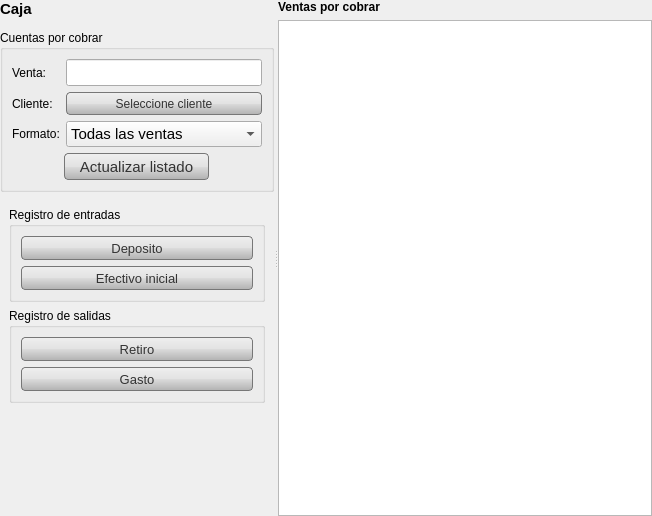
<?xml version="1.0" encoding="UTF-8"?>
<ui version="4.0">
 <class>Form</class>
 <widget class="QWidget" name="Form">
  <property name="geometry">
   <rect>
    <x>0</x>
    <y>0</y>
    <width>652</width>
    <height>516</height>
   </rect>
  </property>
  <property name="windowTitle">
   <string>Form</string>
  </property>
  <layout class="QVBoxLayout" name="verticalLayout_8">
   <property name="spacing">
    <number>0</number>
   </property>
   <property name="margin">
    <number>0</number>
   </property>
   <item>
    <widget class="QSplitter" name="splitter">
     <property name="orientation">
      <enum>Qt::Horizontal</enum>
     </property>
     <widget class="QWidget" name="widget" native="true">
      <property name="maximumSize">
       <size>
        <width>300</width>
        <height>16777215</height>
       </size>
      </property>
      <property name="styleSheet">
       <string notr="true">QToolButton, QPushButton{
	background-color: qlineargradient(spread:pad, x1:0, y1:0, x2:0, y2:1, stop:0 rgba(239, 239, 239, 255), stop:0.5 rgba(226, 226, 226, 255), stop:0.509091 rgba(219, 219, 219, 255), stop:0.986364 rgba(179, 179, 179, 255), stop:1 rgba(207, 228, 255, 255));
border-radius:4px;border:1px solid #777; padding:2 9 2 9;color:#333;
}
QPushButton::pressed,QToolButton::pressed{
color:#fff;
	background-color: qlineargradient(spread:reflect, x1:1, y1:1, x2:1, y2:0, stop:0 rgba(0, 66, 255, 255), stop:1 rgba(0, 107, 227, 255));

}</string>
      </property>
      <layout class="QVBoxLayout" name="verticalLayout_2">
       <item>
        <widget class="QLabel" name="titulo">
         <property name="sizePolicy">
          <sizepolicy hsizetype="Expanding" vsizetype="Fixed">
           <horstretch>0</horstretch>
           <verstretch>0</verstretch>
          </sizepolicy>
         </property>
         <property name="font">
          <font>
           <pointsize>11</pointsize>
           <weight>75</weight>
           <bold>true</bold>
          </font>
         </property>
         <property name="text">
          <string>Caja</string>
         </property>
         <property name="margin">
          <number>5</number>
         </property>
        </widget>
       </item>
       <item>
        <widget class="QWidget" name="top" native="true">
         <property name="sizePolicy">
          <sizepolicy hsizetype="Preferred" vsizetype="Fixed">
           <horstretch>0</horstretch>
           <verstretch>0</verstretch>
          </sizepolicy>
         </property>
         <layout class="QVBoxLayout" name="verticalLayout_3">
          <property name="leftMargin">
           <number>5</number>
          </property>
          <property name="topMargin">
           <number>0</number>
          </property>
          <property name="bottomMargin">
           <number>0</number>
          </property>
         </layout>
        </widget>
       </item>
       <item>
        <widget class="QGroupBox" name="groupBox_3">
         <property name="title">
          <string>Cuentas por cobrar</string>
         </property>
         <layout class="QVBoxLayout" name="verticalLayout_6">
          <item>
           <layout class="QGridLayout" name="gridLayout">
            <item row="0" column="0">
             <widget class="QLabel" name="label_2">
              <property name="text">
               <string>Venta:</string>
              </property>
             </widget>
            </item>
            <item row="0" column="1">
             <widget class="QLineEdit" name="leNumero">
              <property name="font">
               <font>
                <pointsize>12</pointsize>
               </font>
              </property>
             </widget>
            </item>
            <item row="2" column="1">
             <widget class="QComboBox" name="cbTipo">
              <property name="sizePolicy">
               <sizepolicy hsizetype="Preferred" vsizetype="Preferred">
                <horstretch>0</horstretch>
                <verstretch>0</verstretch>
               </sizepolicy>
              </property>
              <property name="font">
               <font>
                <pointsize>11</pointsize>
               </font>
              </property>
              <property name="toolTip">
               <string>Muestra la tabla de notas y/o facturas sin pagar del dia en curso.</string>
              </property>
              <property name="styleSheet">
               <string notr="true"/>
              </property>
              <property name="currentIndex">
               <number>0</number>
              </property>
              <item>
               <property name="text">
                <string>Todas las ventas</string>
               </property>
              </item>
              <item>
               <property name="text">
                <string>Notas</string>
               </property>
              </item>
              <item>
               <property name="text">
                <string>Facturas</string>
               </property>
              </item>
             </widget>
            </item>
            <item row="1" column="0">
             <widget class="QLabel" name="label_3">
              <property name="text">
               <string>Cliente:</string>
              </property>
             </widget>
            </item>
            <item row="2" column="0">
             <widget class="QLabel" name="label">
              <property name="text">
               <string>Formato:</string>
              </property>
             </widget>
            </item>
            <item row="1" column="1">
             <widget class="QToolButton" name="tbScliente">
              <property name="sizePolicy">
               <sizepolicy hsizetype="Expanding" vsizetype="Fixed">
                <horstretch>0</horstretch>
                <verstretch>0</verstretch>
               </sizepolicy>
              </property>
              <property name="toolTip">
               <string>Selecciona un cliente para mostrar el historial de 
ventas en credito de ese cliente en particular.</string>
              </property>
              <property name="text">
               <string>Seleccione cliente</string>
              </property>
              <property name="icon">
               <iconset resource="../../icons.qrc">
                <normaloff>:/actions/images/actions/color_18/user_woman.png</normaloff>:/actions/images/actions/color_18/user_woman.png</iconset>
              </property>
              <property name="toolButtonStyle">
               <enum>Qt::ToolButtonTextBesideIcon</enum>
              </property>
             </widget>
            </item>
           </layout>
          </item>
          <item>
           <layout class="QHBoxLayout" name="horizontalLayout">
            <item>
             <widget class="QToolButton" name="ncactualizar">
              <property name="font">
               <font>
                <pointsize>11</pointsize>
               </font>
              </property>
              <property name="styleSheet">
               <string notr="true">QPushButton{background-color: qlineargradient(spread:pad, x1:1, y1:1, x2:1, y2:0, stop:0 rgba(137, 137, 137, 255), stop:0.0545455 rgba(156, 156, 156, 255), stop:1 rgba(191, 191, 191, 255));border:1.3px solid #999; border-radius:12px; color:#555;padding:5;}
QPushButton::hover{
background-color: qlineargradient(spread:pad, x1:1, y1:1, x2:1, y2:0, stop:0 rgba(216, 216, 216, 255), stop:0.495455 rgba(229, 229, 229, 255), stop:1 rgba(255, 255, 255, 255));
}</string>
              </property>
              <property name="text">
               <string>Actualizar listado</string>
              </property>
              <property name="icon">
               <iconset resource="../../icons.qrc">
                <normaloff>:/actions/images/actions/black_18/reload.png</normaloff>:/actions/images/actions/black_18/reload.png</iconset>
              </property>
              <property name="toolButtonStyle">
               <enum>Qt::ToolButtonTextBesideIcon</enum>
              </property>
             </widget>
            </item>
           </layout>
          </item>
         </layout>
        </widget>
       </item>
       <item>
        <widget class="QWidget" name="widget" native="true">
         <layout class="QVBoxLayout" name="verticalLayout">
          <item>
           <widget class="QGroupBox" name="groupBox">
            <property name="title">
             <string>Registro de entradas</string>
            </property>
            <property name="flat">
             <bool>true</bool>
            </property>
            <layout class="QVBoxLayout" name="verticalLayout_5">
             <property name="rightMargin">
              <number>9</number>
             </property>
             <item>
              <widget class="QToolButton" name="tbDepositar">
               <property name="sizePolicy">
                <sizepolicy hsizetype="Expanding" vsizetype="Preferred">
                 <horstretch>0</horstretch>
                 <verstretch>0</verstretch>
                </sizepolicy>
               </property>
               <property name="font">
                <font>
                 <pointsize>10</pointsize>
                </font>
               </property>
               <property name="text">
                <string>Deposito</string>
               </property>
               <property name="icon">
                <iconset resource="../../icons.qrc">
                 <normaloff>:/actions/images/actions/black_18/add.png</normaloff>:/actions/images/actions/black_18/add.png</iconset>
               </property>
               <property name="toolButtonStyle">
                <enum>Qt::ToolButtonTextBesideIcon</enum>
               </property>
              </widget>
             </item>
             <item>
              <widget class="QToolButton" name="tbInicial">
               <property name="sizePolicy">
                <sizepolicy hsizetype="Expanding" vsizetype="Preferred">
                 <horstretch>0</horstretch>
                 <verstretch>0</verstretch>
                </sizepolicy>
               </property>
               <property name="font">
                <font>
                 <pointsize>10</pointsize>
                 <weight>50</weight>
                 <bold>false</bold>
                </font>
               </property>
               <property name="text">
                <string>Efectivo inicial</string>
               </property>
               <property name="icon">
                <iconset resource="../../icons.qrc">
                 <normaloff>:/actions/images/actions/black_18/add.png</normaloff>:/actions/images/actions/black_18/add.png</iconset>
               </property>
               <property name="toolButtonStyle">
                <enum>Qt::ToolButtonTextBesideIcon</enum>
               </property>
              </widget>
             </item>
            </layout>
           </widget>
          </item>
          <item>
           <widget class="QGroupBox" name="groupBox_2">
            <property name="title">
             <string>Registro de salidas</string>
            </property>
            <layout class="QVBoxLayout" name="verticalLayout_4">
             <item>
              <widget class="QToolButton" name="tbRetirar">
               <property name="sizePolicy">
                <sizepolicy hsizetype="Expanding" vsizetype="Preferred">
                 <horstretch>0</horstretch>
                 <verstretch>0</verstretch>
                </sizepolicy>
               </property>
               <property name="font">
                <font>
                 <pointsize>10</pointsize>
                </font>
               </property>
               <property name="text">
                <string>Retiro</string>
               </property>
               <property name="icon">
                <iconset resource="../../icons.qrc">
                 <normaloff>:/actions/images/actions/black_18/delete.png</normaloff>:/actions/images/actions/black_18/delete.png</iconset>
               </property>
               <property name="toolButtonStyle">
                <enum>Qt::ToolButtonTextBesideIcon</enum>
               </property>
              </widget>
             </item>
             <item>
              <widget class="QToolButton" name="tbGastar">
               <property name="sizePolicy">
                <sizepolicy hsizetype="Expanding" vsizetype="Preferred">
                 <horstretch>0</horstretch>
                 <verstretch>0</verstretch>
                </sizepolicy>
               </property>
               <property name="font">
                <font>
                 <pointsize>10</pointsize>
                </font>
               </property>
               <property name="text">
                <string>Gasto</string>
               </property>
               <property name="icon">
                <iconset resource="../../icons.qrc">
                 <normaloff>:/actions/images/actions/black_18/delete.png</normaloff>:/actions/images/actions/black_18/delete.png</iconset>
               </property>
               <property name="toolButtonStyle">
                <enum>Qt::ToolButtonTextBesideIcon</enum>
               </property>
              </widget>
             </item>
            </layout>
           </widget>
          </item>
          <item>
           <spacer name="verticalSpacer">
            <property name="orientation">
             <enum>Qt::Vertical</enum>
            </property>
            <property name="sizeHint" stdset="0">
             <size>
              <width>20</width>
              <height>40</height>
             </size>
            </property>
           </spacer>
          </item>
         </layout>
        </widget>
       </item>
      </layout>
     </widget>
     <widget class="QWidget" name="">
      <layout class="QVBoxLayout" name="verticalLayout_7">
       <item>
        <widget class="QLabel" name="label_4">
         <property name="font">
          <font>
           <weight>75</weight>
           <bold>true</bold>
          </font>
         </property>
         <property name="text">
          <string>Ventas por cobrar</string>
         </property>
        </widget>
       </item>
       <item>
        <widget class="QTableView" name="tvCuentas">
         <property name="sizePolicy">
          <sizepolicy hsizetype="Expanding" vsizetype="Expanding">
           <horstretch>0</horstretch>
           <verstretch>0</verstretch>
          </sizepolicy>
         </property>
         <property name="minimumSize">
          <size>
           <width>300</width>
           <height>0</height>
          </size>
         </property>
         <property name="font">
          <font>
           <pointsize>10</pointsize>
          </font>
         </property>
         <property name="toolTip">
          <string>Tabla de cuentas sin pagar</string>
         </property>
         <property name="editTriggers">
          <set>QAbstractItemView::NoEditTriggers</set>
         </property>
         <property name="alternatingRowColors">
          <bool>true</bool>
         </property>
         <property name="selectionBehavior">
          <enum>QAbstractItemView::SelectRows</enum>
         </property>
         <property name="sortingEnabled">
          <bool>true</bool>
         </property>
         <attribute name="verticalHeaderVisible">
          <bool>false</bool>
         </attribute>
        </widget>
       </item>
      </layout>
     </widget>
    </widget>
   </item>
  </layout>
 </widget>
 <tabstops>
  <tabstop>leNumero</tabstop>
  <tabstop>tbScliente</tabstop>
  <tabstop>cbTipo</tabstop>
  <tabstop>ncactualizar</tabstop>
  <tabstop>tbDepositar</tabstop>
  <tabstop>tbInicial</tabstop>
  <tabstop>tbRetirar</tabstop>
  <tabstop>tbGastar</tabstop>
  <tabstop>tvCuentas</tabstop>
 </tabstops>
 <resources>
  <include location="../../icons.qrc"/>
 </resources>
 <connections/>
</ui>
